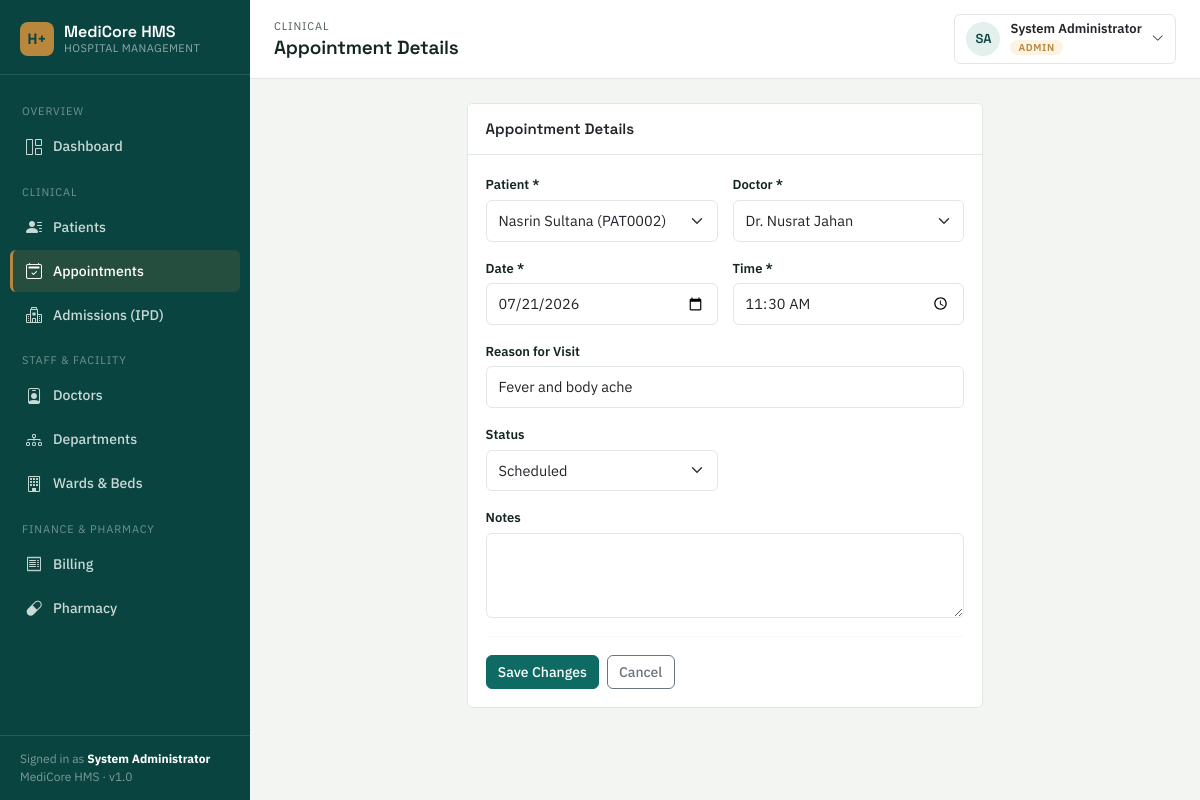
Page /appointments/form.php?id=2 (signed in) on the committed database.
### tables this page shows
CREATE TABLE appointments (
    id INT AUTO_INCREMENT PRIMARY KEY,
    patient_id INT NOT NULL,
    doctor_id INT NOT NULL,
    appointment_date DATE NOT NULL,
    appointment_time TIME NOT NULL,
    reason VARCHAR(255),
    status ENUM('scheduled','completed','cancelled') DEFAULT 'scheduled',
    notes TEXT,
    created_at TIMESTAMP DEFAULT CURRENT_TIMESTAMP,
    FOREIGN KEY (patient_id) REFERENCES patients(id) ON DELETE CASCADE,
    FOREIGN KEY (doctor_id) REFERENCES doctors(id) ON DELETE CASCADE
);

CREATE TABLE patients (
    id INT AUTO_INCREMENT PRIMARY KEY,
    patient_code VARCHAR(20) UNIQUE,
    name VARCHAR(100) NOT NULL,
    dob DATE NULL,
    gender ENUM('Male','Female','Other') DEFAULT 'Other',
    blood_group VARCHAR(5),
    phone VARCHAR(20),
    email VARCHAR(100),
    address TEXT,
    emergency_contact_name VARCHAR(100),
    emergency_contact_phone VARCHAR(20),
    medical_history TEXT,
    status ENUM('active','inactive') DEFAULT 'active',
    created_at TIMESTAMP DEFAULT CURRENT_TIMESTAMP
);

CREATE TABLE doctors (
    id INT AUTO_INCREMENT PRIMARY KEY,
    user_id INT NULL,
    name VARCHAR(100) NOT NULL,
    department_id INT NULL,
    specialization VARCHAR(100),
    qualification VARCHAR(150),
    gender ENUM('Male','Female','Other') DEFAULT 'Other',
    phone VARCHAR(20),
    email VARCHAR(100),
    consultation_fee DECIMAL(10,2) DEFAULT 0,
    available_days VARCHAR(100),
    available_time VARCHAR(100),
    status ENUM('active','inactive') DEFAULT 'active',
    created_at TIMESTAMP DEFAULT CURRENT_TIMESTAMP,
    FOREIGN KEY (department_id) REFERENCES departments(id) ON DELETE SET NULL,
    FOREIGN KEY (user_id) REFERENCES users(id) ON DELETE SET NULL
);

### includes/functions.php (called while the page is built, shortened)
<?php
function sanitize($data) {
    return htmlspecialchars(trim($data ?? ''), ENT_QUOTES, 'UTF-8');
}
function isLoggedIn() {
    return isset($_SESSION['user_id']);
}
function hasRole($roles) {
    $roles = (array)$roles;
    return in_array($_SESSION['role'], $roles, true);
}

### appointments/form.php (the view, shortened to what this page needs)
<?php
require_once '../config/database.php';
require_once '../includes/functions.php';
$id = isset($_GET['id']) ? (int)$_GET['id'] : 0;
$isEdit = $id > 0;
$isDoctorRestricted = false;
$appointment = [
    'patient_id' => (int)($_GET['patient_id'] ?? 0),
    'doctor_id' => (int)($_GET['doctor_id'] ?? 0),
    'appointment_date' => date('Y-m-d'),
    'appointment_time' => '',
    'reason' => '', 'status' => 'scheduled', 'notes' => '',
];
if ($isEdit) {
    $stmt = $pdo->prepare("SELECT a.*, p.name AS patient_name, p.patient_code, d.name AS doctor_name FROM appointments a
                            JOIN patients p ON a.patient_id = p.id JOIN doctors d ON a.doctor_id = d.id WHERE a.id = ?");
    $stmt->execute([$id]);
    $appointment = $stmt->fetch();
}
$patients = hasRole('doctor') ? [] : $pdo->query("SELECT id, name, patient_code FROM patients ORDER BY name")->fetchAll();
$doctors  = hasRole('doctor') ? [] : $pdo->query("SELECT id, name FROM doctors WHERE status='active' ORDER BY name")->fetchAll();
require_once '../includes/header.php';
?>
<div class="row justify-content-center">
<div class="col-lg-7">
<div class="card">
    <div class="card-header"><?= $isEdit ? 'Appointment Details' : 'Book Appointment' ?></div>
    <div class="card-body">
        <?php if ($isDoctorRestricted): ?>
            <table class="table table-borderless" style="font-size:14px;">
                <tr><td class="text-muted" style="width:35%;">Patient</td><td><strong><?= sanitize($appointment['patient_name']) ?></strong> <span class="patient-code-chip"><?= sanitize($appointment['patient_code']) ?></span></td></tr>
                <tr><td class="text-muted">Date &amp; Time</td><td><?= formatDate($appointment['appointment_date']) ?> at <?= date('h:i A', strtotime($appointment['appointment_time'])) ?></td></tr>
                <tr><td class="text-muted">Reason</td><td><?= sanitize($appointment['reason'] ?: '—') ?></td></tr>
            </table>
            <form method="POST">
                <?= csrfField() ?>
                <div class="mb-3">
                    <label class="form-label">Status</label>
                    <select name="status" class="form-select">
                        <?php foreach (['scheduled','completed','cancelled'] as $s): ?>
                            <option value="<?= $s ?>" <?= $appointment['status'] === $s ? 'selected' : '' ?>><?= ucfirst($s) ?></option>
                        <?php endforeach; ?>
                    </select>
                </div>
                <div class="mb-3">
                    <label class="form-label">Consultation Notes</label>
                    <textarea name="notes" class="form-control" rows="4" placeholder="Notes visible in the patient's record"><?= sanitize($appointment['notes']) ?></textarea>
                </div>
                <div class="d-flex gap-2">
                    <button class="btn btn-primary">Save</button>
                    <a href="list.php" class="btn btn-outline-secondary">Back</a>
                </div>
            </form>
        <?php else: ?>
            <form method="POST">
                <div class="row g-3">
                    <div class="col-md-6">
                        <label class="form-label">Patient *</label>
                        <select name="patient_id" class="form-select" required>
                            <?php foreach ($patients as $p): ?>
                                <option value="<?= $p['id'] ?>" <?= (int)$appointment['patient_id'] === (int)$p['id'] ? 'selected' : '' ?>><?= sanitize($p['name']) ?> (<?= sanitize($p['patient_code']) ?>)</option>
                            <?php endforeach; ?>
                        </select>
                    </div>
                    <div class="col-md-6">
                        <label class="form-label">Doctor *</label>
                        <select name="doctor_id" class="form-select" required>
                            <?php foreach ($doctors as $d): ?>
                                <option value="<?= $d['id'] ?>" <?= (int)$appointment['doctor_id'] === (int)$d['id'] ? 'selected' : '' ?>><?= sanitize($d['name']) ?></option>
                            <?php endforeach; ?>
                        </select>
                    </div>
                    <div class="col-md-6">
                        <label class="form-label">Date *</label>
                        <input type="date" name="appointment_date" class="form-control" required min="<?= date('Y-m-d') ?>" value="<?= sanitize($appointment['appointment_date']) ?>">
                    </div>
                    <div class="col-md-6">
                        <label class="form-label">Time *</label>
                        <input type="time" name="appointment_time" class="form-control" required value="<?= sanitize($appointment['appointment_time']) ?>">
                    </div>
                    <div class="col-12">
                        <label class="form-label">Reason for Visit</label>
                        <input type="text" name="reason" class="form-control" value="<?= sanitize($appointment['reason']) ?>" placeholder="e.g. Routine check-up, follow-up, fever...">
                    </div>
                    <?php if ($isEdit): ?>
                    <div class="col-md-6">
                        <label class="form-label">Status</label>
                        <select name="status" class="form-select">
                            <?php foreach (['scheduled','completed','cancelled'] as $s): ?>
                                <option value="<?= $s ?>" <?= $appointment['status'] === $s ? 'selected' : '' ?>><?= ucfirst($s) ?></option>
                            <?php endforeach; ?>
                        </select>
                    </div>
                    <div class="col-12">
                        <label class="form-label">Notes</label>
                        <textarea name="notes" class="form-control" rows="3"><?= sanitize($appointment['notes']) ?></textarea>
                    </div>
                    <?php endif; ?>
                </div>
                <hr class="hairline-divider">
                <div class="d-flex gap-2">
                    <button class="btn btn-primary"><?= $isEdit ? 'Save Changes' : 'Book Appointment' ?></button>
                    <a href="list.php" class="btn btn-outline-secondary">Cancel</a>
                </div>
            </form>
        <?php endif; ?>
    </div>
</div>
</div>
</div>
<?php require_once '../includes/footer.php'; ?>

### assets/css/style.css (style rules this page uses)
:root { --ink: #142523; --ink-soft: #4B5D5A; --paper: #F2F5F2; --surface: #FFFFFF; --primary: #0E6B64; --primary-deep: #0A4440; --primary-tint: #E4F0EE; --accent-gold: #B8863C; --accent-gold-tint: #FBF3E3; --danger: #B3261E; --danger-tint: #FBEAE9; --success: #3F7D58; --success-tint: #EAF4EC; --warning: #B8863C; --warning-tint: #FBF3E3; --line: #E1E7E4; --radius: 6px; --shadow-sm: 0 1px 2px rgba(20, 37, 35, 0.06); }
* { box-sizing: border-box; }
html, body { background: var(--paper); color: var(--ink); font-family: 'IBM Plex Sans', -apple-system, BlinkMacSystemFont, sans-serif; font-size: 15px; }
a { color: var(--primary); text-decoration: none; }
.card { background: var(--surface); border: 1px solid var(--line); border-radius: var(--radius); box-shadow: none; }
.card-header { background: var(--surface); border-bottom: 1px solid var(--line); font-family: 'Space Grotesk', sans-serif; font-weight: 600; padding: 14px 18px; }
.card-body { padding: 18px; }
.btn { border-radius: var(--radius); font-weight: 500; font-size: 14px; }
.btn-primary { background: var(--primary); border-color: var(--primary); }
.form-label { font-size: 13px; font-weight: 600; color: var(--ink); margin-bottom: 5px; }
.form-control, .form-select { border-color: var(--line); border-radius: var(--radius); font-size: 14.5px; padding: 9px 12px; }
.hairline-divider { border: none; border-top: 1px solid var(--line); margin: 18px 0; }

### rows in the picture
appointments: patient_id "Nasrin Sultana (PAT0002)", doctor_id "Dr. Nusrat Jahan", appointment_date "07/21/2026", appointment_time "11:30:00", reason "Fever and body ache", status "Scheduled"

### other values in the picture
$__u['full_name'] "System Administrator"
$pageEyebrow "CLINICAL"
$pageTitle "Appointment Details"
$__initials "SA"
$__u['role'] "ADMIN"
